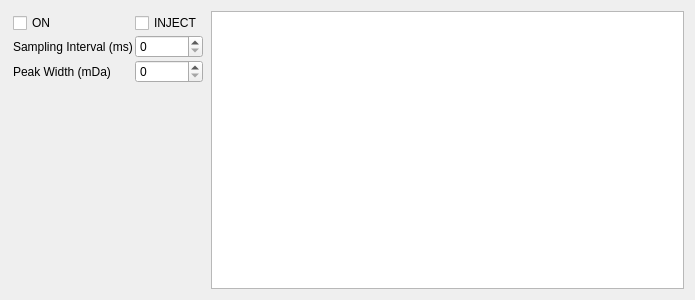
<?xml version="1.0" encoding="UTF-8"?>
<ui version="4.0">
 <class>MonitorUI</class>
 <widget class="QWidget" name="MonitorUI">
  <property name="geometry">
   <rect>
    <x>0</x>
    <y>0</y>
    <width>695</width>
    <height>300</height>
   </rect>
  </property>
  <property name="windowTitle">
   <string>Form</string>
  </property>
  <layout class="QHBoxLayout" name="horizontalLayout_2">
   <item>
    <layout class="QHBoxLayout" name="horizontalLayout">
     <item>
      <widget class="QWidget" name="widget" native="true">
       <property name="minimumSize">
        <size>
         <width>180</width>
         <height>0</height>
        </size>
       </property>
       <layout class="QGridLayout" name="gridLayout_2">
        <property name="margin">
         <number>2</number>
        </property>
        <property name="spacing">
         <number>2</number>
        </property>
        <item row="0" column="0">
         <layout class="QGridLayout" name="gridLayout">
          <property name="spacing">
           <number>2</number>
          </property>
          <item row="2" column="1">
           <widget class="QSpinBox" name="spinSamplingInterval"/>
          </item>
          <item row="2" column="0">
           <widget class="QLabel" name="label">
            <property name="text">
             <string>Sampling Interval (ms)</string>
            </property>
           </widget>
          </item>
          <item row="5" column="0">
           <spacer name="verticalSpacer">
            <property name="orientation">
             <enum>Qt::Vertical</enum>
            </property>
            <property name="sizeHint" stdset="0">
             <size>
              <width>20</width>
              <height>40</height>
             </size>
            </property>
           </spacer>
          </item>
          <item row="3" column="0">
           <widget class="QLabel" name="label_2">
            <property name="text">
             <string>Peak Width (mDa)</string>
            </property>
           </widget>
          </item>
          <item row="3" column="1">
           <widget class="QSpinBox" name="spinPeakWidth"/>
          </item>
          <item row="0" column="0">
           <widget class="QCheckBox" name="checkBoxONOFF">
            <property name="text">
             <string>ON</string>
            </property>
           </widget>
          </item>
          <item row="0" column="1">
           <widget class="QCheckBox" name="checkBoxINJECT">
            <property name="text">
             <string>INJECT</string>
            </property>
           </widget>
          </item>
         </layout>
        </item>
       </layout>
      </widget>
     </item>
     <item>
      <widget class="QTreeView" name="treeView"/>
     </item>
    </layout>
   </item>
  </layout>
 </widget>
 <resources/>
 <connections/>
</ui>
